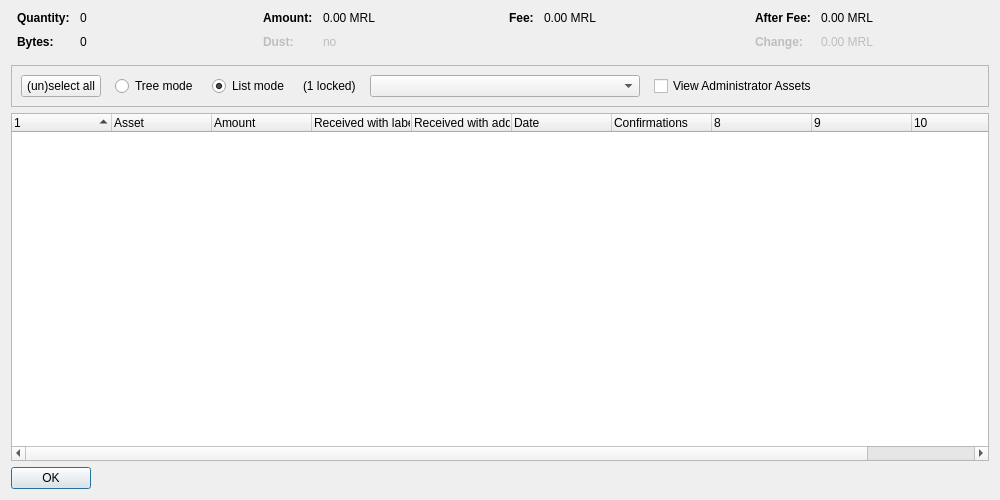
<?xml version="1.0" encoding="UTF-8"?>
<ui version="4.0">
 <class>AssetControlDialog</class>
 <widget class="QDialog" name="AssetControlDialog">
  <property name="geometry">
   <rect>
    <x>0</x>
    <y>0</y>
    <width>1000</width>
    <height>500</height>
   </rect>
  </property>
  <property name="windowTitle">
   <string>Asset Selection</string>
  </property>
  <layout class="QVBoxLayout" name="verticalLayout">
   <item>
    <layout class="QHBoxLayout" name="horizontalLayoutTop" stretch="0,0,0,0">
     <property name="topMargin">
      <number>0</number>
     </property>
     <property name="bottomMargin">
      <number>10</number>
     </property>
     <item>
      <layout class="QFormLayout" name="formLayoutAssetControl1">
       <property name="horizontalSpacing">
        <number>10</number>
       </property>
       <property name="verticalSpacing">
        <number>10</number>
       </property>
       <property name="leftMargin">
        <number>6</number>
       </property>
       <property name="rightMargin">
        <number>6</number>
       </property>
       <item row="0" column="0">
        <widget class="QLabel" name="labelAssetControlQuantityText">
         <property name="font">
          <font>
           <weight>75</weight>
           <bold>true</bold>
          </font>
         </property>
         <property name="text">
          <string>Quantity:</string>
         </property>
        </widget>
       </item>
       <item row="0" column="1">
        <widget class="QLabel" name="labelAssetControlQuantity">
         <property name="cursor">
          <cursorShape>IBeamCursor</cursorShape>
         </property>
         <property name="contextMenuPolicy">
          <enum>Qt::ActionsContextMenu</enum>
         </property>
         <property name="text">
          <string notr="true">0</string>
         </property>
         <property name="textInteractionFlags">
          <set>Qt::LinksAccessibleByMouse|Qt::TextSelectableByKeyboard|Qt::TextSelectableByMouse</set>
         </property>
        </widget>
       </item>
       <item row="1" column="0">
        <widget class="QLabel" name="labelAssetControlBytesText">
         <property name="font">
          <font>
           <weight>75</weight>
           <bold>true</bold>
          </font>
         </property>
         <property name="text">
          <string>Bytes:</string>
         </property>
        </widget>
       </item>
       <item row="1" column="1">
        <widget class="QLabel" name="labelAssetControlBytes">
         <property name="cursor">
          <cursorShape>IBeamCursor</cursorShape>
         </property>
         <property name="contextMenuPolicy">
          <enum>Qt::ActionsContextMenu</enum>
         </property>
         <property name="text">
          <string notr="true">0</string>
         </property>
         <property name="textInteractionFlags">
          <set>Qt::LinksAccessibleByMouse|Qt::TextSelectableByKeyboard|Qt::TextSelectableByMouse</set>
         </property>
        </widget>
       </item>
      </layout>
     </item>
     <item>
      <layout class="QFormLayout" name="formLayoutAssetControl2">
       <property name="horizontalSpacing">
        <number>10</number>
       </property>
       <property name="verticalSpacing">
        <number>10</number>
       </property>
       <property name="leftMargin">
        <number>6</number>
       </property>
       <property name="rightMargin">
        <number>6</number>
       </property>
       <item row="0" column="0">
        <widget class="QLabel" name="labelAssetControlAmountText">
         <property name="font">
          <font>
           <weight>75</weight>
           <bold>true</bold>
          </font>
         </property>
         <property name="text">
          <string>Amount:</string>
         </property>
        </widget>
       </item>
       <item row="0" column="1">
        <widget class="QLabel" name="labelAssetControlAmount">
         <property name="cursor">
          <cursorShape>IBeamCursor</cursorShape>
         </property>
         <property name="contextMenuPolicy">
          <enum>Qt::ActionsContextMenu</enum>
         </property>
         <property name="text">
          <string notr="true">0.00 MRL</string>
         </property>
         <property name="textInteractionFlags">
          <set>Qt::LinksAccessibleByMouse|Qt::TextSelectableByKeyboard|Qt::TextSelectableByMouse</set>
         </property>
        </widget>
       </item>
       <item row="1" column="0">
        <widget class="QLabel" name="labelAssetControlLowOutputText">
         <property name="enabled">
          <bool>false</bool>
         </property>
         <property name="font">
          <font>
           <weight>75</weight>
           <bold>true</bold>
          </font>
         </property>
         <property name="text">
          <string>Dust:</string>
         </property>
        </widget>
       </item>
       <item row="1" column="1">
        <widget class="QLabel" name="labelAssetControlLowOutput">
         <property name="enabled">
          <bool>false</bool>
         </property>
         <property name="cursor">
          <cursorShape>IBeamCursor</cursorShape>
         </property>
         <property name="contextMenuPolicy">
          <enum>Qt::ActionsContextMenu</enum>
         </property>
         <property name="text">
          <string notr="true">no</string>
         </property>
         <property name="textInteractionFlags">
          <set>Qt::LinksAccessibleByMouse|Qt::TextSelectableByKeyboard|Qt::TextSelectableByMouse</set>
         </property>
        </widget>
       </item>
      </layout>
     </item>
     <item>
      <layout class="QFormLayout" name="formLayoutAssetControl3">
       <property name="horizontalSpacing">
        <number>10</number>
       </property>
       <property name="verticalSpacing">
        <number>10</number>
       </property>
       <property name="leftMargin">
        <number>6</number>
       </property>
       <property name="rightMargin">
        <number>6</number>
       </property>
       <item row="0" column="0">
        <widget class="QLabel" name="labelAssetControlFeeText">
         <property name="font">
          <font>
           <weight>75</weight>
           <bold>true</bold>
          </font>
         </property>
         <property name="text">
          <string>Fee:</string>
         </property>
        </widget>
       </item>
       <item row="0" column="1">
        <widget class="QLabel" name="labelAssetControlFee">
         <property name="cursor">
          <cursorShape>IBeamCursor</cursorShape>
         </property>
         <property name="contextMenuPolicy">
          <enum>Qt::ActionsContextMenu</enum>
         </property>
         <property name="text">
          <string notr="true">0.00 MRL</string>
         </property>
         <property name="textInteractionFlags">
          <set>Qt::LinksAccessibleByMouse|Qt::TextSelectableByKeyboard|Qt::TextSelectableByMouse</set>
         </property>
        </widget>
       </item>
      </layout>
     </item>
     <item>
      <layout class="QFormLayout" name="formLayoutAssetControl4">
       <property name="horizontalSpacing">
        <number>10</number>
       </property>
       <property name="verticalSpacing">
        <number>10</number>
       </property>
       <property name="leftMargin">
        <number>6</number>
       </property>
       <property name="rightMargin">
        <number>6</number>
       </property>
       <item row="0" column="0">
        <widget class="QLabel" name="labelAssetControlAfterFeeText">
         <property name="font">
          <font>
           <weight>75</weight>
           <bold>true</bold>
          </font>
         </property>
         <property name="text">
          <string>After Fee:</string>
         </property>
        </widget>
       </item>
       <item row="0" column="1">
        <widget class="QLabel" name="labelAssetControlAfterFee">
         <property name="cursor">
          <cursorShape>IBeamCursor</cursorShape>
         </property>
         <property name="contextMenuPolicy">
          <enum>Qt::ActionsContextMenu</enum>
         </property>
         <property name="text">
          <string notr="true">0.00 MRL</string>
         </property>
         <property name="textInteractionFlags">
          <set>Qt::LinksAccessibleByMouse|Qt::TextSelectableByKeyboard|Qt::TextSelectableByMouse</set>
         </property>
        </widget>
       </item>
       <item row="1" column="0">
        <widget class="QLabel" name="labelAssetControlChangeText">
         <property name="enabled">
          <bool>false</bool>
         </property>
         <property name="font">
          <font>
           <weight>75</weight>
           <bold>true</bold>
          </font>
         </property>
         <property name="text">
          <string>Change:</string>
         </property>
        </widget>
       </item>
       <item row="1" column="1">
        <widget class="QLabel" name="labelAssetControlChange">
         <property name="enabled">
          <bool>false</bool>
         </property>
         <property name="cursor">
          <cursorShape>IBeamCursor</cursorShape>
         </property>
         <property name="contextMenuPolicy">
          <enum>Qt::ActionsContextMenu</enum>
         </property>
         <property name="text">
          <string notr="true">0.00 MRL</string>
         </property>
         <property name="textInteractionFlags">
          <set>Qt::LinksAccessibleByMouse|Qt::TextSelectableByKeyboard|Qt::TextSelectableByMouse</set>
         </property>
        </widget>
       </item>
      </layout>
     </item>
    </layout>
   </item>
   <item>
    <widget class="QFrame" name="frame">
     <property name="minimumSize">
      <size>
       <width>0</width>
       <height>40</height>
      </size>
     </property>
     <property name="frameShape">
      <enum>QFrame::StyledPanel</enum>
     </property>
     <property name="frameShadow">
      <enum>QFrame::Sunken</enum>
     </property>
     <layout class="QHBoxLayout" name="horizontalLayout">
      <item>
       <layout class="QHBoxLayout" name="horizontalLayoutPanel" stretch="0,0,0,0,0,0,0">
        <property name="spacing">
         <number>14</number>
        </property>
        <item>
         <widget class="QPushButton" name="pushButtonSelectAll">
          <property name="sizePolicy">
           <sizepolicy hsizetype="Maximum" vsizetype="Fixed">
            <horstretch>0</horstretch>
            <verstretch>0</verstretch>
           </sizepolicy>
          </property>
          <property name="text">
           <string>(un)select all</string>
          </property>
          <property name="autoDefault">
           <bool>false</bool>
          </property>
         </widget>
        </item>
        <item>
         <widget class="QRadioButton" name="radioTreeMode">
          <property name="sizePolicy">
           <sizepolicy hsizetype="Maximum" vsizetype="Fixed">
            <horstretch>0</horstretch>
            <verstretch>0</verstretch>
           </sizepolicy>
          </property>
          <property name="text">
           <string>Tree mode</string>
          </property>
         </widget>
        </item>
        <item>
         <widget class="QRadioButton" name="radioListMode">
          <property name="sizePolicy">
           <sizepolicy hsizetype="Maximum" vsizetype="Fixed">
            <horstretch>0</horstretch>
            <verstretch>0</verstretch>
           </sizepolicy>
          </property>
          <property name="text">
           <string>List mode</string>
          </property>
          <property name="checked">
           <bool>true</bool>
          </property>
         </widget>
        </item>
        <item>
         <widget class="QLabel" name="labelLocked">
          <property name="text">
           <string notr="true">(1 locked)</string>
          </property>
         </widget>
        </item>
        <item>
         <widget class="QComboBox" name="assetList">
          <property name="minimumContentsLength">
           <number>30</number>
          </property>
         </widget>
        </item>
        <item>
         <widget class="QCheckBox" name="viewAdministrator">
          <property name="toolTip">
           <string>View assets that you have the ownership asset for</string>
          </property>
          <property name="text">
           <string>View Administrator Assets</string>
          </property>
         </widget>
        </item>
        <item>
         <spacer name="horizontalSpacer">
          <property name="orientation">
           <enum>Qt::Horizontal</enum>
          </property>
          <property name="sizeHint" stdset="0">
           <size>
            <width>40</width>
            <height>20</height>
           </size>
          </property>
         </spacer>
        </item>
       </layout>
      </item>
     </layout>
    </widget>
   </item>
   <item>
    <widget class="AssetControlTreeWidget" name="treeWidget">
     <property name="contextMenuPolicy">
      <enum>Qt::CustomContextMenu</enum>
     </property>
     <property name="sortingEnabled">
      <bool>false</bool>
     </property>
     <property name="columnCount">
      <number>11</number>
     </property>
     <attribute name="headerShowSortIndicator" stdset="0">
      <bool>true</bool>
     </attribute>
     <attribute name="headerStretchLastSection">
      <bool>false</bool>
     </attribute>
     <column>
      <property name="text">
       <string/>
      </property>
     </column>
     <column>
      <property name="text">
       <string>Asset</string>
      </property>
     </column>
     <column>
      <property name="text">
       <string>Amount</string>
      </property>
     </column>
     <column>
      <property name="text">
       <string>Received with label</string>
      </property>
     </column>
     <column>
      <property name="text">
       <string>Received with address</string>
      </property>
     </column>
     <column>
      <property name="text">
       <string>Date</string>
      </property>
     </column>
     <column>
      <property name="text">
       <string>Confirmations</string>
      </property>
      <property name="toolTip">
       <string>Confirmed</string>
      </property>
     </column>
     <column>
      <property name="text">
       <string/>
      </property>
     </column>
     <column>
      <property name="text">
       <string/>
      </property>
     </column>
     <column>
      <property name="text">
       <string/>
      </property>
     </column>
     <column>
      <property name="text">
       <string/>
      </property>
     </column>
    </widget>
   </item>
   <item>
    <widget class="QDialogButtonBox" name="buttonBox">
     <property name="sizePolicy">
      <sizepolicy hsizetype="Maximum" vsizetype="Fixed">
       <horstretch>0</horstretch>
       <verstretch>0</verstretch>
      </sizepolicy>
     </property>
     <property name="orientation">
      <enum>Qt::Horizontal</enum>
     </property>
     <property name="standardButtons">
      <set>QDialogButtonBox::Ok</set>
     </property>
    </widget>
   </item>
  </layout>
 </widget>
 <customwidgets>
  <customwidget>
   <class>AssetControlTreeWidget</class>
   <extends>QTreeWidget</extends>
   <header location="global">assetcontroltreewidget.h</header>
  </customwidget>
 </customwidgets>
 <resources/>
 <connections/>
</ui>
